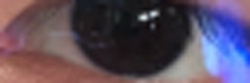
#> input picture Image Processing/detect-face-parts/result.jpg, 250 x 83 px, found by its file name
$ python deblur.py   (older library calls are emulated)
#> lines starting #> are read from the running program, lines starting #| are printed output that depends on the picture
import numpy as np
#import matplotlib.pyplot as plt
from scipy.misc import imfilter, imread
from skimage import color, data, restoration
from scipy.signal import convolve2d as conv2
import matplotlib.pyplot as plt

image = imread("result.jpg")
#> image is the input picture: shape (83, 250, 3); mean R, G, B 89.9, 76.8, 94.5
#plt.imshow(arr, cmap='gray')#plt.show()
#blurred_arr = imfilter(arr, "blur")
# image = image.sum(-1)
gray = color.rgb2gray(image)
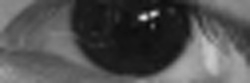
#> gray: shape (83, 250) float64; min 0.0367, max 0.9, mean 0.317
# [4 lines of commented-out code are left out]
psf = np.ones((1, 1))/1
# print (matrix) # image = conv2(image, psf, 'same')
# image += 0.1 * image.std() * np.random.standard_normal(image.shape)
deconvolved = restoration.wiener(gray, psf,1,clip = False)
# deconvolved = restoration.richardson_luc(gray, psf)
#print deconvolved
fig = plt.subplot()
plt.gray()
fig.imshow(deconvolved)
# ax.axis('off')
plt.show()
